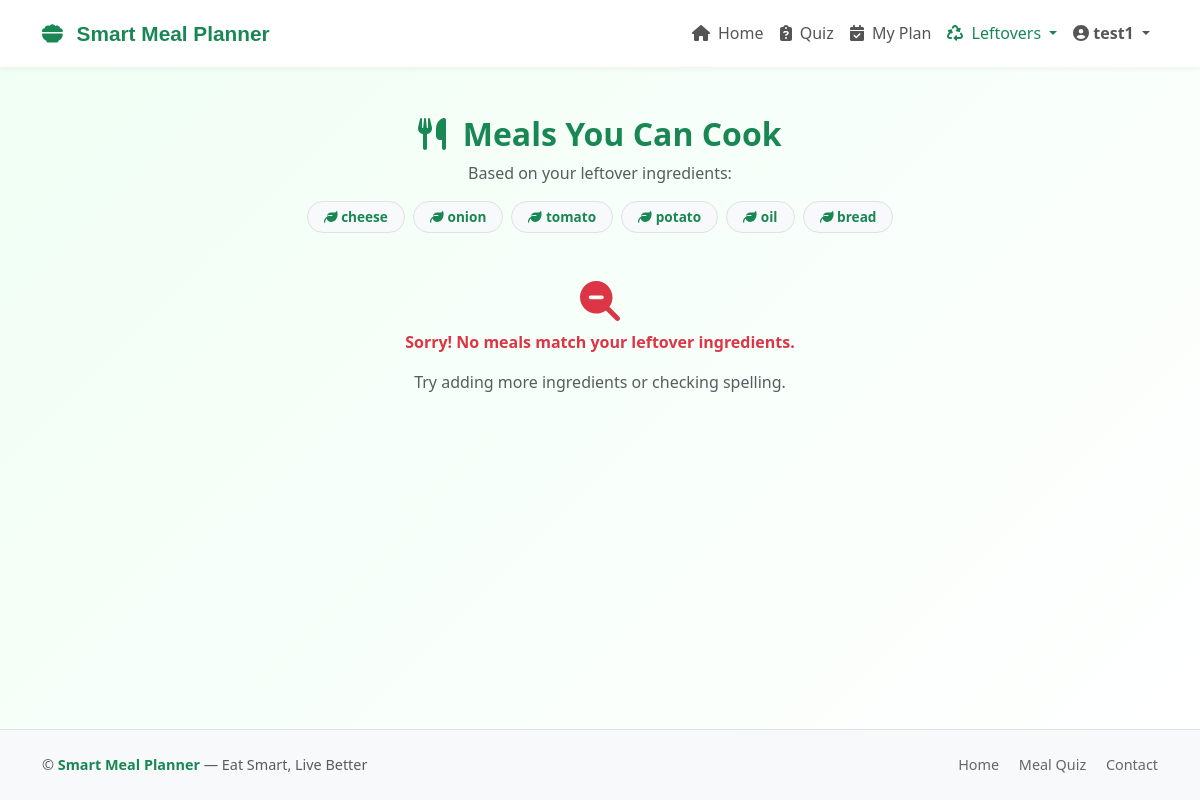
/leftovers/recommend/ (signed in), run on the app's committed database.
### accounts/models.py (models this page shows, shortened)
class StudentUser(AbstractUser):
    GENDER_CHOICES = [
        ('male', 'Male'),
        ('female', 'Female'),
        ('other', 'Other'),
    ]
    full_name = models.CharField(max_length=100, blank=True)
    university_name = models.CharField(max_length=150, blank=True)
    student_id = models.CharField(max_length=50, unique=True, help_text="Unique university student ID")
    email = models.EmailField(unique=True, help_text="University email address")
    gender = models.CharField(max_length=10, choices=GENDER_CHOICES, blank=True)
    age = models.PositiveIntegerField(null=True, blank=True)
    profile_picture = models.ImageField(
        upload_to='profile_pics/',
        blank=True,
        null=True,
        default='profile_pics/default_user.png'
    )
    is_verified_university_email = models.BooleanField(default=False)
    is_premium = models.BooleanField(default=False)
    created_at = models.DateTimeField(auto_now_add=True)
    updated_at = models.DateTimeField(auto_now=True)

### leftovers/models.py (models this page shows, shortened)
class Leftover(models.Model):
    user = models.ForeignKey(settings.AUTH_USER_MODEL, on_delete=models.CASCADE)
    name = models.CharField(max_length=100)
    created_at = models.DateTimeField(auto_now_add=True)

### leftovers/views.py (the view, shortened to what this page needs)
# urls.py: path("recommend/", views.leftover_recommend, name="recommend"),
@login_required
def leftover_recommend(request):
    leftover_items = list(
        Leftover.objects.filter(user=request.user).values_list("name", flat=True)
    )
    if not leftover_items:
        messages.info(request, "Please enter leftover items first.")
        return redirect("leftovers:input")
    tfidf_meals = meal_recommend_tfidf(leftover_items)
    ranked_meals = rule_based_ranking(tfidf_meals, leftover_items)
    final_meals = []
    final_meals = sorted(final_meals, key=lambda x: x.score, reverse=True)[:12]
    context = {
        "leftovers": leftover_items,
        "meals": final_meals,
    }
    return render(request, "leftovers_recommend.html", context)

### leftovers/recommendations.py (called while the page is built, shortened)
def meal_recommend_tfidf(leftover_list):
    meals = Meal.objects.all()
    if not meals:
        return []
    leftover_query = " ".join(leftover_list).lower()
    ingredient_texts = [meal.ingredients.lower() for meal in meals]
    corpus = ingredient_texts + [leftover_query]
    vectorizer = TfidfVectorizer(stop_words="english")
    tfidf_matrix = vectorizer.fit_transform(corpus)
    similarity_scores = cosine_similarity(
        tfidf_matrix[-1], tfidf_matrix[:-1]
    ).flatten()
    ranked_indexes = np.argsort(similarity_scores)[::-1]
    recommended = []
    for idx in ranked_indexes:
        if similarity_scores[idx] > 0:
            meal = meals[int(idx)]
            meal.similarity_score = float(similarity_scores[idx])
            recommended.append(meal)
    return recommended

def rule_based_ranking(meals, leftover_list):
    boosted = []
    return sorted(boosted, key=lambda x: x.final_score, reverse=True)

### templates/leftovers_recommend.html (shortened to what this page needs)
{% extends "base.html" %}
{% load static %}
{% block content %}
<div class="container py-5">
  <div class="text-center mb-4">
    <h2 class="fw-bold text-success">
      <i class="fas fa-utensils me-2"></i> Meals You Can Cook
    </h2>
    <p class="text-muted">Based on your leftover ingredients:</p>
    <div class="d-flex flex-wrap justify-content-center gap-2 mt-2">
      {% for ing in leftovers %}
        <span class="badge bg-light text-success border rounded-pill px-3 py-2 fw-semibold">
          <i class="fas fa-leaf me-1"></i>{{ ing }}
        </span>
      {% endfor %}
    </div>
  </div>
  {% if meals %}
    <div class="row g-4 mt-4">
      {% for meal in meals %}
      <div class="col-md-4">
        <div class="card h-100 shadow-sm border-0 rounded-4 overflow-hidden meal-card">
          <img src="{{ meal.image_url }}" class="card-img-top"
               style="height:200px; object-fit:cover;">
          <div class="card-body d-flex flex-column">
            <h5 class="fw-bold">{{ meal.name }}</h5>
            <p class="text-muted small mb-2">
              <i class="fas fa-list me-1 text-success"></i>{{ meal.category }}
              {% if meal.area %}
                • <i class="fas fa-globe-americas me-1"></i>{{ meal.area }}
              {% endif %}
            </p>
            {% if meal.direct_match_list %}
            <p class="text-muted small mb-1">
                <i class="fas fa-check text-success me-1"></i>
                Direct Matches:
                <strong>{{ meal.direct_match_list|join:", " }}</strong>
            </p>
            {% endif %}
            {% if meal.substitute_match_list %}
            <p class="text-muted small mb-2">
                <i class="fas fa-exchange-alt text-warning me-1"></i>
                Substitutions:
            </p>
            <ul class="small text-muted ps-3">
                {% for sub in meal.substitute_match_list %}
                <li>{{ sub.leftover }} → <strong>{{ sub.used }}</strong></li>
                {% endfor %}
            </ul>
            {% endif %}
            {% if meal.score %}
              {% if meal.score >= 3 %}
                <span class="badge bg-success text-white rounded-pill px-3 py-1 mb-2">
                  <i class="fas fa-fire me-1"></i> Excellent Match ({{ meal.score }})
                </span>
              {% elif meal.score >= 1.5 %}
                <span class="badge bg-warning text-dark rounded-pill px-3 py-1 mb-2">
                  <i class="fas fa-star me-1"></i> Good Match ({{ meal.score }})
                </span>
              {% else %}
                <span class="badge bg-secondary rounded-pill px-3 py-1 mb-2">
                  <i class="fas fa-circle me-1"></i> Weak Match ({{ meal.score }})
                </span>
              {% endif %}
            {% endif %}
            <div class="small text-muted mt-2">
              <i class="fas fa-info-circle me-1 text-success"></i>
              Why this meal?
              <ul class="small text-muted mt-1 mb-2 ps-3">
                {% if meal.direct_match %}
                  <li>{{ meal.direct_match }} direct ingredient matches</li>
                {% endif %}
                {% if meal.substitute_match %}
                  <li>{{ meal.substitute_match }} substitution-based matches</li>
                {% endif %}
                {% if meal.cooking_time and meal.cooking_time <= 20 %}
                  <li>Quick recipe (under 20 minutes)</li>
                {% endif %}
              </ul>
            </div>
            {% if meal.score %}
            <div class="mt-2 mb-3">
                {% with star_count=meal.score|floatformat:0 %}
                    {% for i in "12345" %}
                        {% if forloop.counter <= star_count %}
                            <i class="fas fa-star text-warning"></i>
                        {% else %}
                            <i class="far fa-star text-warning"></i>
                        {% endif %}
                    {% endfor %}
                {% endwith %}
            </div>
            {% endif %}
            <a href="{% url 'nutrition:add_to_nutrition_log' meal.id %}"
               class="btn btn-outline-success rounded-pill w-100 mt-auto">
              <i class="fas fa-plus-circle me-2"></i>Add to Tracker
            </a>
          </div>
        </div>
      </div>
      {% endfor %}
    </div>
  {% else %}
    <div class="text-center mt-5">
      <i class="fas fa-search-minus text-danger fs-1 mb-2"></i>
      <p class="text-danger fw-semibold">
        Sorry! No meals match your leftover ingredients.
      </p>
      <p class="text-muted">Try adding more ingredients or checking spelling.</p>
    </div>
  {% endif %}
</div>
{% endblock %}

### templates/base.html (shortened to what this page needs)
{% load static %}
<!DOCTYPE html>
<html lang="en">
<head>
  <link href="{% static 'css/bootstrap.min.css' %}" rel="stylesheet">
  <link href="{% static 'css/fontawesome.min.css' %}" rel="stylesheet">
  <link href="{% static 'css/style.css' %}" rel="stylesheet">
</head>
<body class="d-flex flex-column min-vh-100" style="background: linear-gradient(135deg, #f0fff4 0%, #ffffff 100%);">
<nav class="navbar navbar-expand-lg navbar-light sticky-top">
  <div class="container">
    <a class="navbar-brand fw-bold" href="{% url 'accounts:home' %}">
      <i class="fa-solid fa-bowl-food me-2"></i> Smart Meal Planner
    </a>
    <div class="collapse navbar-collapse" id="navbarNav">
      <ul class="navbar-nav ms-auto align-items-lg-center">
        <li class="nav-item">
          <a class="nav-link {% if request.resolver_match.url_name == 'home' %}active{% endif %}"
            href="{% url 'accounts:home' %}">
            <i class="fa-solid fa-house me-1"></i> Home
          </a>
        </li>
        <li class="nav-item">
          <a class="nav-link {% if request.resolver_match.url_name == 'meal:quiz' %}active{% endif %}"
             href="{% url 'meal:quiz' %}">
            <i class="fa-solid fa-clipboard-question me-1"></i> Quiz
          </a>
        </li>
        <li class="nav-item">
          <a class="nav-link {% if request.resolver_match.url_name == 'meal:plan' %}active{% endif %}"
             href="{% url 'meal:plan' %}">
            <i class="fa-solid fa-calendar-check me-1"></i> My Plan
          </a>
        </li>
        <li class="nav-item dropdown">
          <a class="nav-link dropdown-toggle {% if 'leftovers' in request.path %}active{% endif %}"
             href="#" id="leftoverDropdown" role="button"
             data-bs-toggle="dropdown" aria-expanded="false">
            <i class="fa-solid fa-recycle me-1"></i> Leftovers
          </a>
        </li>
        {% if user.is_authenticated %}
        <li class="nav-item dropdown">
          <a class="nav-link dropdown-toggle fw-semibold text-success"
             href="#" id="userDropdown"
             role="button" data-bs-toggle="dropdown" aria-expanded="false">
            <i class="fa-solid fa-circle-user me-1"></i>{{ user.username }}
          </a>
        </li>
        {% endif %}
      </ul>
    </div>
  </div>
</nav>
  <main class="flex-grow-1">
    {% block content %}{% endblock %}
  </main>
  <footer class="py-4 mt-auto border-top">
    <div class="container d-flex flex-column flex-md-row justify-content-between align-items-center">
      <div class="text-muted mb-2 mb-md-0">
        &copy; {{ now|date:"Y" }} <span class="text-success fw-semibold">Smart Meal Planner</span> — Eat Smart, Live Better
      </div>
      <div>
        <a href="{% url 'accounts:home' %}" class="me-3">Home</a>
        <a href="{% url 'meal:quiz' %}" class="me-3">Meal Quiz</a>
        <a href="#">Contact</a>
      </div>
    </div>
  </footer>
</body>
</html>

### templates/base.html (style rules this page uses)
.navbar { background-color: #ffffff; box-shadow: 0 2px 6px rgba(0, 0, 0, 0.05); padding: 0.8rem 1rem; }
.navbar-brand { font-family: "Poppins", sans-serif; font-size: 1.3rem; font-weight: 600; color: #198754 !important; }
.nav-link { font-weight: 500; color: #555 !important; transition: color 0.2s ease-in-out; }
.nav-link:hover, .nav-link.active { color: #198754 !important; }
footer { background-color: #f8f9fa; color: #666; font-size: 0.9rem; }
footer a { color: #666; text-decoration: none; }

### templates/leftovers_recommend.html (style rules this page uses)
.badge { font-size: 0.85rem; }

### data on the page
StudentUser: username "test1"
Leftover: name "cheese"
Leftover: name "onion"
Leftover: name "tomato"
Leftover: name "potato"
Leftover: name "oil"
Leftover: name "bread"
